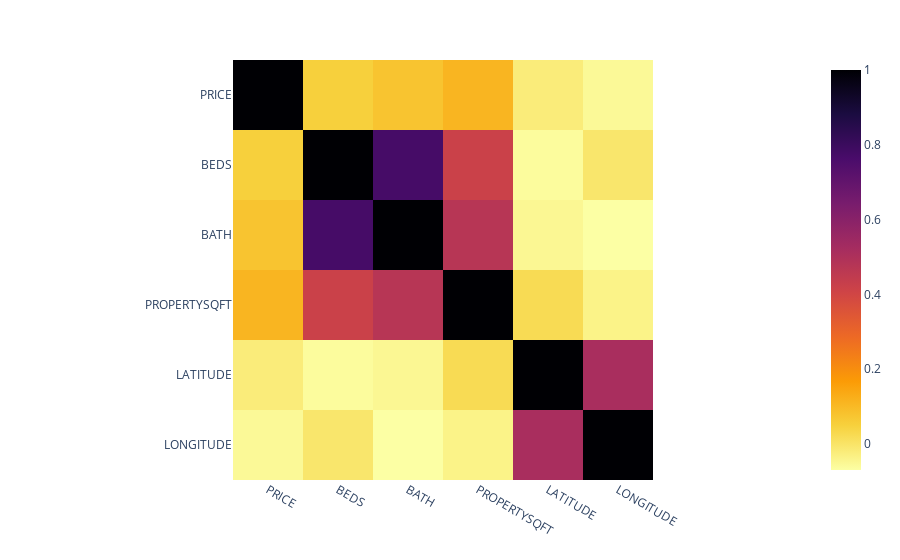

Write notebook code for a chart like this one.
### Code cell
fig = px.imshow(
  df.corr(numeric_only=True),
  color_continuous_scale="inferno_r",
)

fig.show()

### Figure 1 — Plotly figure (JSON) as saved in the notebook; plotly's stock layout.template omitted (floating-point values rounded to 4 significant figures)
{"data": [{"coloraxis": "coloraxis", "hovertemplate": "x: %{x}<br>y: %{y}<br>color: %{z}<extra></extra>", "name": "0", "type": "heatmap", "x": ["PRICE", "BEDS", "BATH", "PROPERTYSQFT", "LATITUDE", "LONGITUDE"], "xaxis": "x", "y": ["PRICE", "BEDS", "BATH", "PROPERTYSQFT", "LATITUDE", "LONGITUDE"], "yaxis": "y", "z": [[1, 0.05219, 0.07855, 0.1109, -0.02039, -0.05427], [0.05219, 1, 0.7726, 0.4205, -0.06093, -0.004529], [0.07855, 0.7726, 1, 0.4747, -0.04991, -0.06937], [0.1109, 0.4205, 0.4747, 1, 0.02341, -0.03731], [-0.02039, -0.06093, -0.04991, 0.02341, 1, 0.514], [-0.05427, -0.004529, -0.06937, -0.03731, 0.514, 1]]}], "layout": {"coloraxis": {"colorscale": [[0, "#fcffa4"], [0.1111, "#f7d13d"], [0.2222, "#fb9b06"], [0.3333, "#ed6925"], [0.4444, "#cf4446"], [0.5556, "#a52c60"], [0.6667, "#781c6d"], [0.7778, "#4a0c6b"], [0.8889, "#1b0c41"], [1, "#000004"]]}, "margin": {"t": 60}, "xaxis": {"anchor": "y", "constrain": "domain", "domain": [0, 1], "scaleanchor": "y"}, "yaxis": {"anchor": "x", "autorange": "reversed", "constrain": "domain", "domain": [0, 1]}}}
